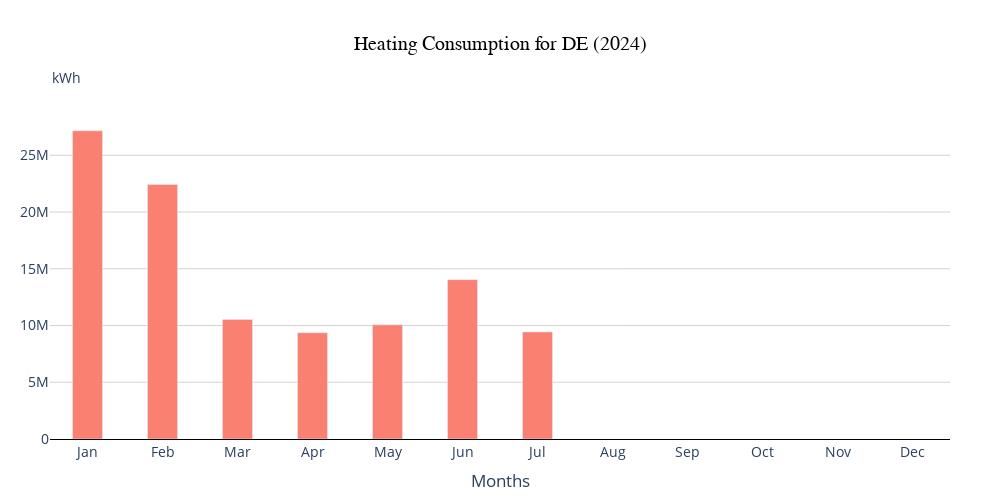

This figure's notebook cell:
### Code cell
import plotly.graph_objects as go
import pandas as pd

# Adjust the function for the new 2024 data format
def plot_country_heating_consumption_v2(country_index, df):
    country = df.iloc[country_index]  # Get the row for the specific country
    country_name = country['Country']  # Use the 'Country' column to get the country name

    # Define the months with abbreviations
    months = ['Jan', 'Feb', 'Mar', 'Apr', 'May', 'Jun', 'Jul', 'Aug', 'Sep', 'Oct', 'Nov', 'Dec']
    
    # Extract the heating consumption data for all months
    consumption = [
        country.get('January Value', None),
        country.get('February Value', None),
        country.get('March Value', None),
        country.get('April Value', None),
        country.get('May Value', None),
        country.get('June Value', None),
        country.get('July Value', None),
        country.get('August Value', None),
        country.get('September Value', None),
        country.get('October Value', None),
        country.get('November Value', None),
        country.get('December Value', None)
    ]

    # Convert all consumption values to floats where available, otherwise leave as None
    consumption = [float(val.replace(',', '')) if isinstance(val, str) and val else None for val in consumption]

    # Create the plot
    fig = go.Figure()

    # Bar chart for heating consumption in kWh with space for missing months
    fig.add_trace(go.Bar(
        x=months,  # Abbreviated months
        y=consumption,
        name='Heating Consumption',
        marker_color='salmon',
        width=0.4  # Making bars slimmer and increasing space between bars
    ))

    # Update the layout with smooth font for the title and increased top margin
    fig.update_layout(
        title=f'Heating Consumption for {country_name} (2024)',
        title_x=0.5,  # Centering the title
        title_font=dict(size=20, color='black', family='Helvetica'),  # Smooth font for title
        xaxis_title='Months',
        yaxis_title_standoff=10,  # Adding some distance between y-axis label and the axis
        plot_bgcolor='white',
        font=dict(size=14),
        width=1000,
        height=500,
        margin=dict(l=50, r=50, t=100, b=50),  # Increasing the top margin for space between the title and graph
        bargap=0.5  # Increasing the gap between bars
    )

    # Adjust the y-axis range to provide a 10% margin above the highest value
    max_consumption = max([val for val in consumption if val is not None], default=0)
    fig.update_yaxes(range=[0, max_consumption * 1.1])  # Adding a 10% margin on top

    # Define horizontal x-axis line and gridlines for x-axis
    fig.update_xaxes(
        showline=True,  # Draw a defined x-axis line
        linecolor='black',  # Set color of the x-axis line
        linewidth=1,  # Set thickness of the x-axis line
        showgrid=False  # Remove horizontal gridlines for the x-axis
    )

    # Set up vertical gridlines and y-axis properties
    fig.update_yaxes(
        showline=False,  # No y-axis line
        showgrid=True,  # Show vertical gridlines for the y-axis
        gridcolor='lightgrey',  # Color for the gridlines
        gridwidth=1  # Gridline width
    )

    # Annotate the top of the y-axis with 'kWh' and position it directly above the y-axis
    fig.add_annotation(
        text="kWh",
        xref="paper",
        yref="paper",
        x=0,  # Align it directly above the y-axis
        y=1.1,  # Align it with the top of the y-axis
        showarrow=False,
        font=dict(size=14)
    )

    # Show the figure
    fig.show()

# Example: Plotting for the second country (index 1)
df_2024 = pd.read_csv('data_2024_new.csv') 
plot_country_heating_consumption_v2(1, df_2024)

### Figure 1 — Plotly figure (JSON) as saved in the notebook; plotly's stock layout.template omitted (floating-point values rounded to 4 significant figures)
{"data": [{"marker": {"color": "salmon"}, "name": "Heating Consumption", "type": "bar", "width": 0.4, "x": ["Jan", "Feb", "Mar", "Apr", "May", "Jun", "Jul", "Aug", "Sep", "Oct", "Nov", "Dec"], "y": [27158118, 22426703, 10538061, 9365384, 10061521, 14044455, 9433463, null, null, null, null, null]}], "layout": {"annotations": [{"font": {"size": 14}, "showarrow": false, "text": "kWh", "x": 0, "xref": "paper", "y": 1.1, "yref": "paper"}], "bargap": 0.5, "font": {"size": 14}, "height": 500, "margin": {"b": 50, "l": 50, "r": 50, "t": 100}, "plot_bgcolor": "white", "title": {"font": {"color": "black", "family": "Helvetica", "size": 20}, "text": "Heating Consumption for DE (2024)", "x": 0.5}, "width": 1000, "xaxis": {"linecolor": "black", "linewidth": 1, "showgrid": false, "showline": true, "title": {"text": "Months"}}, "yaxis": {"gridcolor": "lightgrey", "gridwidth": 1, "range": [0, 29870000.0], "showgrid": true, "showline": false, "title": {"standoff": 10}}}}
